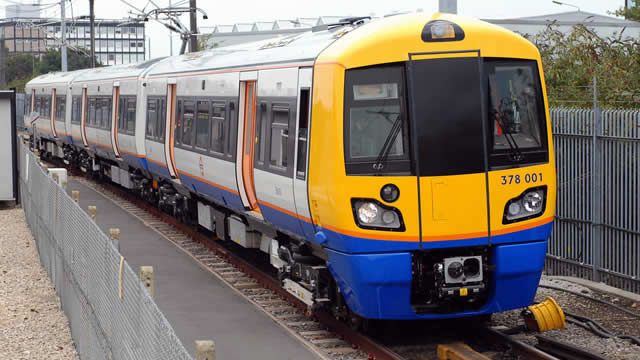
#> input picture Chapter2/src/input_train.jpg, 640 x 360 px
$ python main.py   (older library calls are emulated)
#> lines starting #> are read from the running program, lines starting #| are printed output that depends on the picture; after the words box and inside, x2 and y2 are one past the last pixel; in counts of white or black regions, pixels touching at a corner belong together
'''
Created on Dec 6, 2019

@author: prnsoft
'''

import cv2
import numpy as np
from cv2 import imshow

img = cv2.imread('input_train.jpg', cv2.IMREAD_GRAYSCALE)
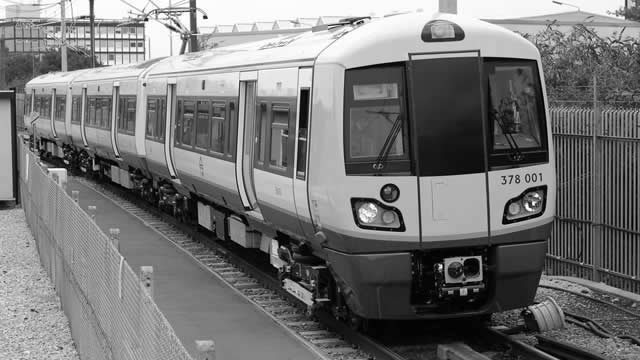
#> img: shape (360, 640); min 0, max 255, mean 117.4
sobel_horizontal = cv2.Sobel(img, cv2.CV_64F, 1, 0, ksize=5)
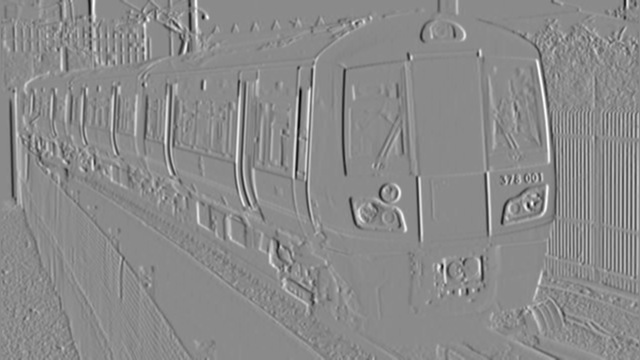
#> sobel_horizontal: shape (360, 640) float64; min -10453, max 8736, mean -12.6; drawn with min black and max white
sobel_vertical = cv2.Sobel(img, cv2.CV_64F, 0, 1, ksize=5)
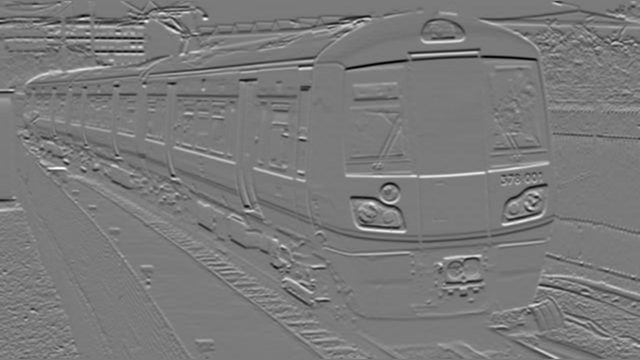
#> sobel_vertical: shape (360, 640) float64; min -9307, max 9982, mean -45.8; drawn with min black and max white
laplacian = cv2.Laplacian(img, cv2.CV_64F)
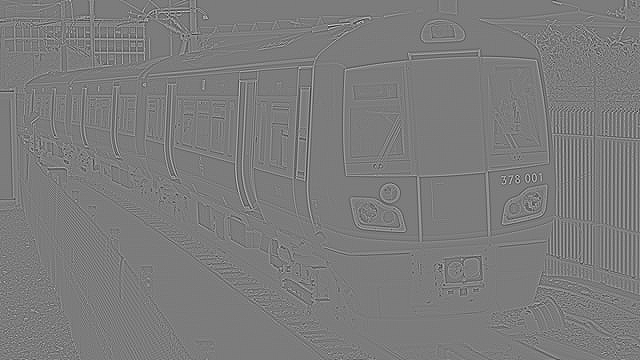
#> laplacian: shape (360, 640) float64; min -422, max 444, mean 0; drawn with min black and max white
canny = cv2.Canny(img, 10, 240)
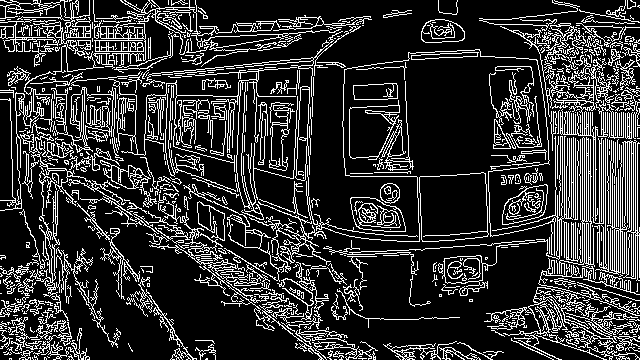
#> canny: shape (360, 640); 19.5% white in thin lines or dots

cv2.imshow('Canny', canny)
# [4 lines of commented-out code are left out]


cv2.waitKey()
if __name__ == '__main__':
    pass

$ run again, with Chapter2/src/input_flowers.jpg copied over Chapter2/src/input_train.jpg
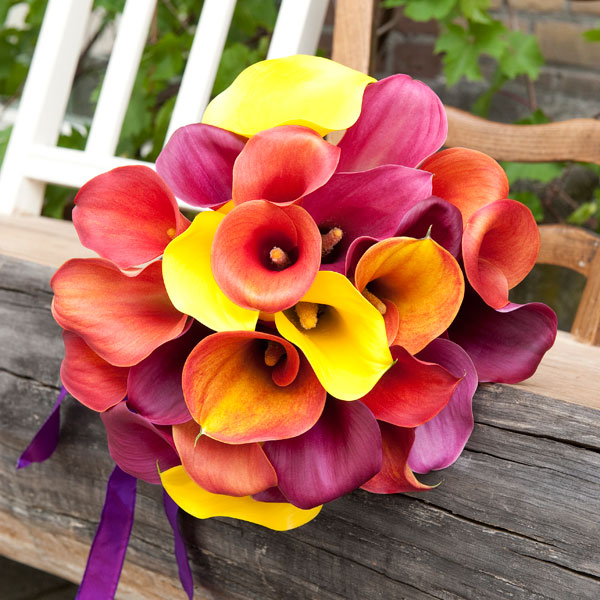
#> input picture Chapter2/src/input_flowers.jpg, 600 x 600 px
#> `laplacian = cv2.Laplacian(img, cv2.CV_64F)`:
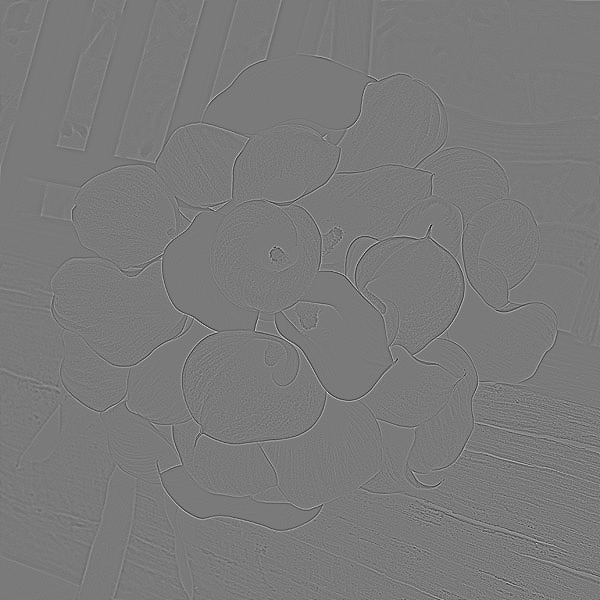
#> laplacian: shape (600, 600) float64; min -356, max 385, mean 0; drawn with min black and max white
#> `canny = cv2.Canny(img, 10, 240)`:
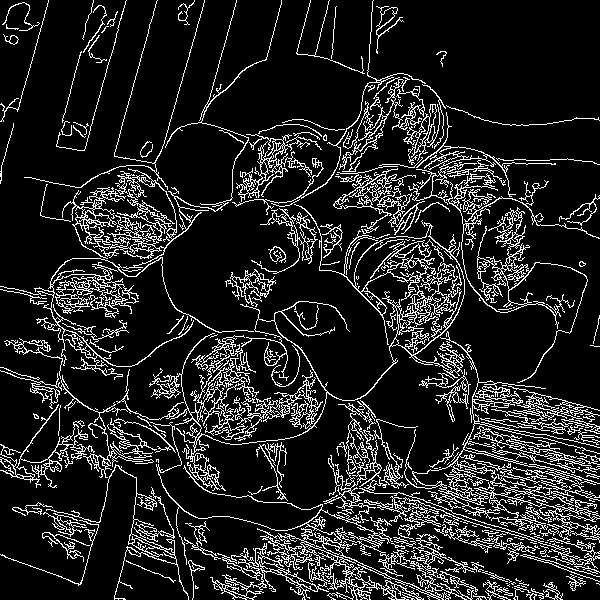
#> canny: shape (600, 600); 13.5% white in thin lines or dots

$ run again, with Chapter2/src/input_histogram.jpg copied over Chapter2/src/input_train.jpg
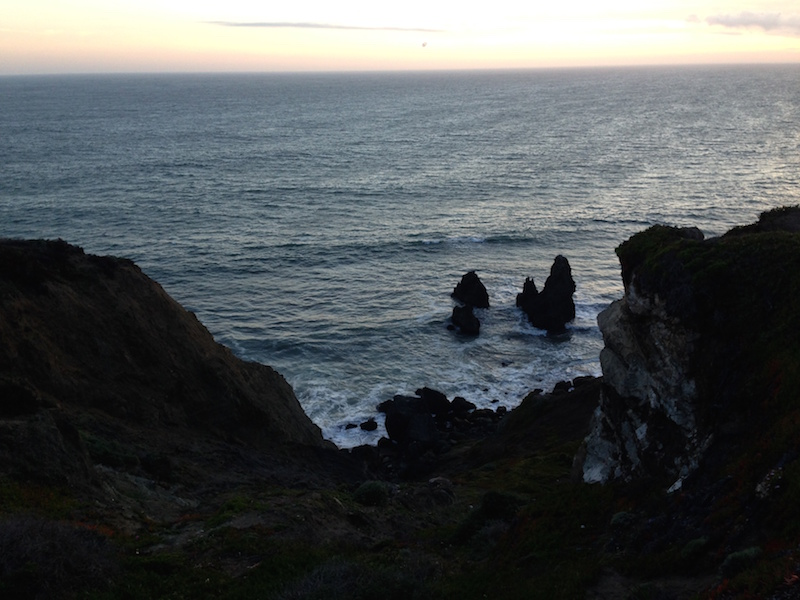
#> input picture Chapter2/src/input_histogram.jpg, 800 x 600 px
#> `laplacian = cv2.Laplacian(img, cv2.CV_64F)`:
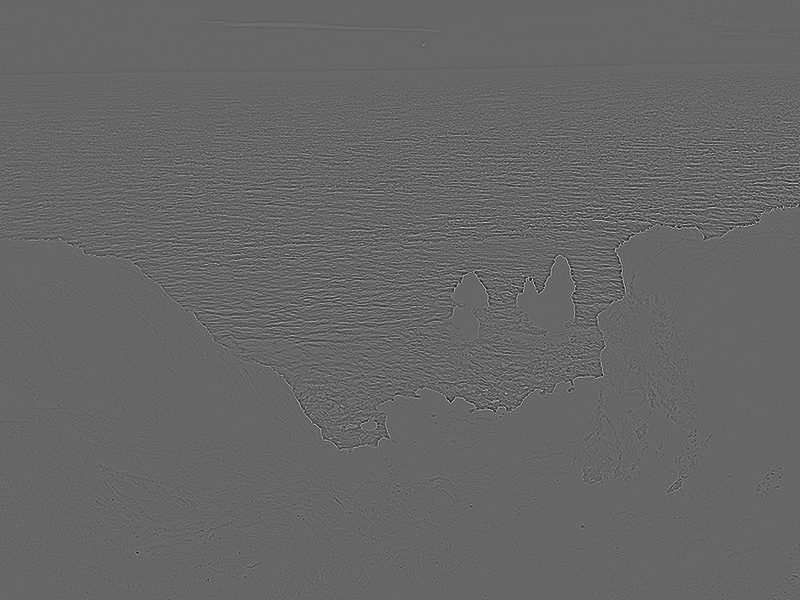
#> laplacian: shape (600, 800) float64; min -176, max 260, mean 0; drawn with min black and max white
#> `canny = cv2.Canny(img, 10, 240)`:
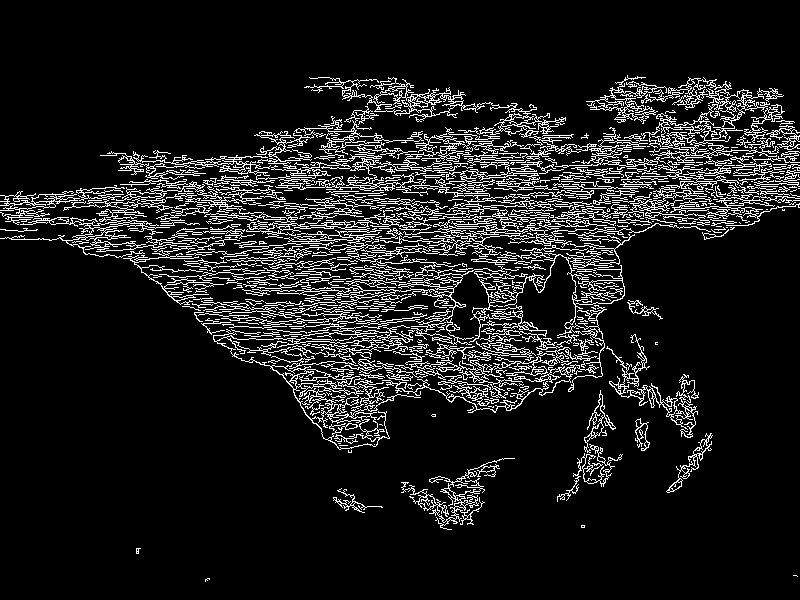
#> canny: shape (600, 800); 10.8% white in thin lines or dots, all inside (x1, y1, x2, y2) = (0, 75, 800, 582)

$ run again, with Chapter2/src/input_histogram_color.jpg copied over Chapter2/src/input_train.jpg
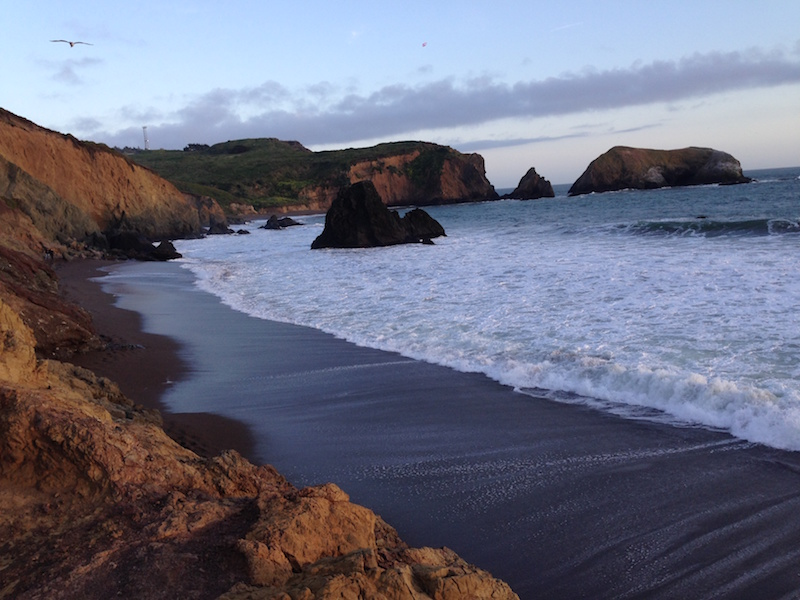
#> input picture Chapter2/src/input_histogram_color.jpg, 800 x 600 px
#> `laplacian = cv2.Laplacian(img, cv2.CV_64F)`:
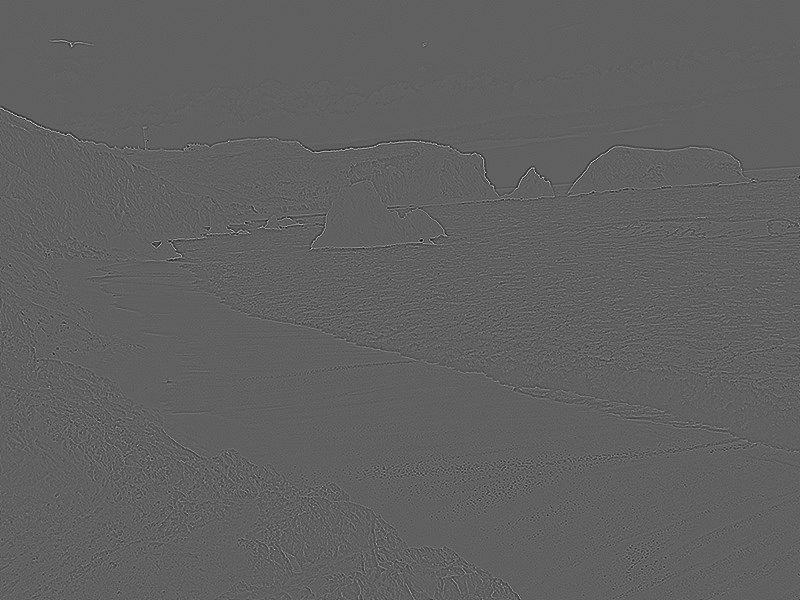
#> laplacian: shape (600, 800) float64; min -237, max 387, mean 0; drawn with min black and max white
#> `canny = cv2.Canny(img, 10, 240)`:
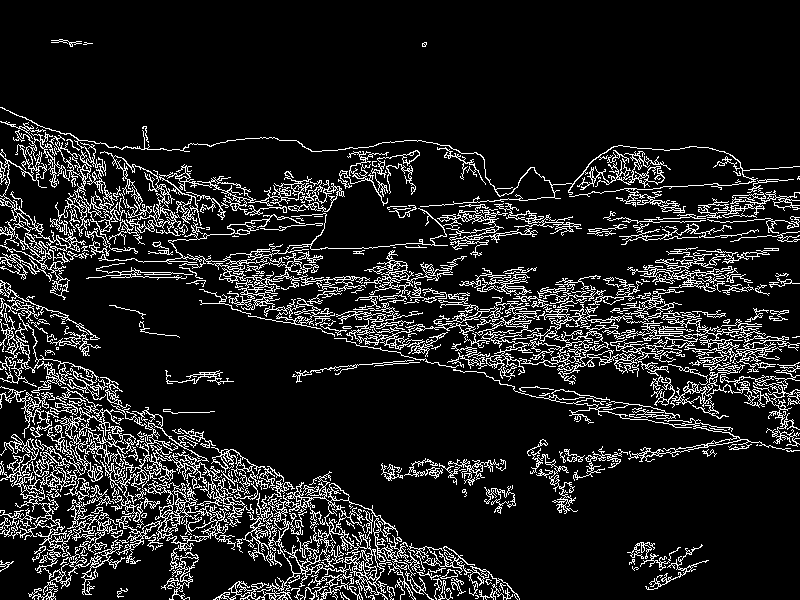
#> canny: shape (600, 800); 12.2% white in thin lines or dots
